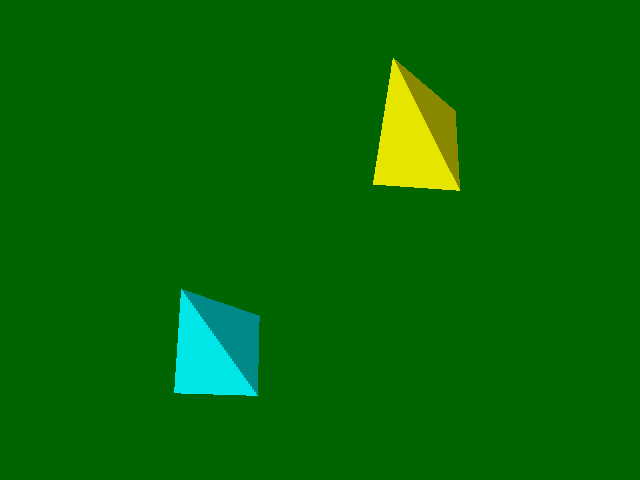

The script that drew this image:
#!/usr/bin/env python

# Construct and render two tetrahedra using vtkTetra in separate
# vtkUnstructuredGrids that share the same point set.

# Factory overrides: importing these modules registers the OpenGL rendering
# and interaction style implementations for vtkRenderingCore factory classes.
import vtkmodules.vtkInteractionStyle  # noqa: F401
import vtkmodules.vtkRenderingOpenGL2  # noqa: F401
# VTK pipeline classes used in this example
from vtkmodules.vtkCommonCore import vtkPoints
from vtkmodules.vtkCommonDataModel import (
    VTK_TETRA,
    vtkCellArray,
    vtkTetra,
    vtkUnstructuredGrid,
)
from vtkmodules.vtkRenderingCore import (
    vtkActor,
    vtkDataSetMapper,
    vtkRenderWindow,
    vtkRenderWindowInteractor,
    vtkRenderer,
)

# Colors (normalized RGB)
cyan_rgb = (0.0, 1.0, 1.0)
yellow_rgb = (1.0, 1.0, 0.0)
dark_green_background_rgb = (0.0, 0.392, 0.0)

# Data: eight points shared by both tetrahedra
points = vtkPoints()
points.InsertNextPoint(0, 0, 0)
points.InsertNextPoint(1, 0, 0)
points.InsertNextPoint(1, 1, 0)
points.InsertNextPoint(0, 1, 1)
points.InsertNextPoint(2, 2, 2)
points.InsertNextPoint(3, 2, 2)
points.InsertNextPoint(3, 3, 2)
points.InsertNextPoint(2, 3, 3)

# First tetrahedron: points 0-3
tetra1 = vtkTetra()
tetra1.GetPointIds().SetId(0, 0)
tetra1.GetPointIds().SetId(1, 1)
tetra1.GetPointIds().SetId(2, 2)
tetra1.GetPointIds().SetId(3, 3)

cell_array1 = vtkCellArray()
cell_array1.InsertNextCell(tetra1)

unstructured_grid1 = vtkUnstructuredGrid()
unstructured_grid1.SetPoints(points)
unstructured_grid1.SetCells(VTK_TETRA, cell_array1)

# Second tetrahedron: points 4-7
tetra2 = vtkTetra()
tetra2.GetPointIds().SetId(0, 4)
tetra2.GetPointIds().SetId(1, 5)
tetra2.GetPointIds().SetId(2, 6)
tetra2.GetPointIds().SetId(3, 7)

cell_array2 = vtkCellArray()
cell_array2.InsertNextCell(tetra2)

unstructured_grid2 = vtkUnstructuredGrid()
unstructured_grid2.SetPoints(points)
unstructured_grid2.SetCells(VTK_TETRA, cell_array2)

# Mapper and actor: first tetrahedron (cyan)
mapper1 = vtkDataSetMapper()
mapper1.SetInputData(unstructured_grid1)

actor1 = vtkActor()
actor1.SetMapper(mapper1)
actor1.GetProperty().SetColor(cyan_rgb)

# Mapper and actor: second tetrahedron (yellow)
mapper2 = vtkDataSetMapper()
mapper2.SetInputData(unstructured_grid2)

actor2 = vtkActor()
actor2.SetMapper(mapper2)
actor2.GetProperty().SetColor(yellow_rgb)

# Renderer: assemble the scene
renderer = vtkRenderer()
renderer.AddActor(actor1)
renderer.AddActor(actor2)
renderer.SetBackground(dark_green_background_rgb)

# Window: display the rendered scene
render_window = vtkRenderWindow()
render_window.AddRenderer(renderer)
render_window.SetWindowName("tetrahedron")
render_window.SetMultiSamples(0)
render_window.SetSize(640, 480)

# Interactor: handle mouse and keyboard events
render_window_interactor = vtkRenderWindowInteractor()
render_window_interactor.SetRenderWindow(render_window)

# Scene: configure the camera
renderer.ResetCamera()
renderer.GetActiveCamera().Azimuth(-10)
renderer.GetActiveCamera().Elevation(-20)

render_window_interactor.Initialize()
render_window_interactor.Start()
